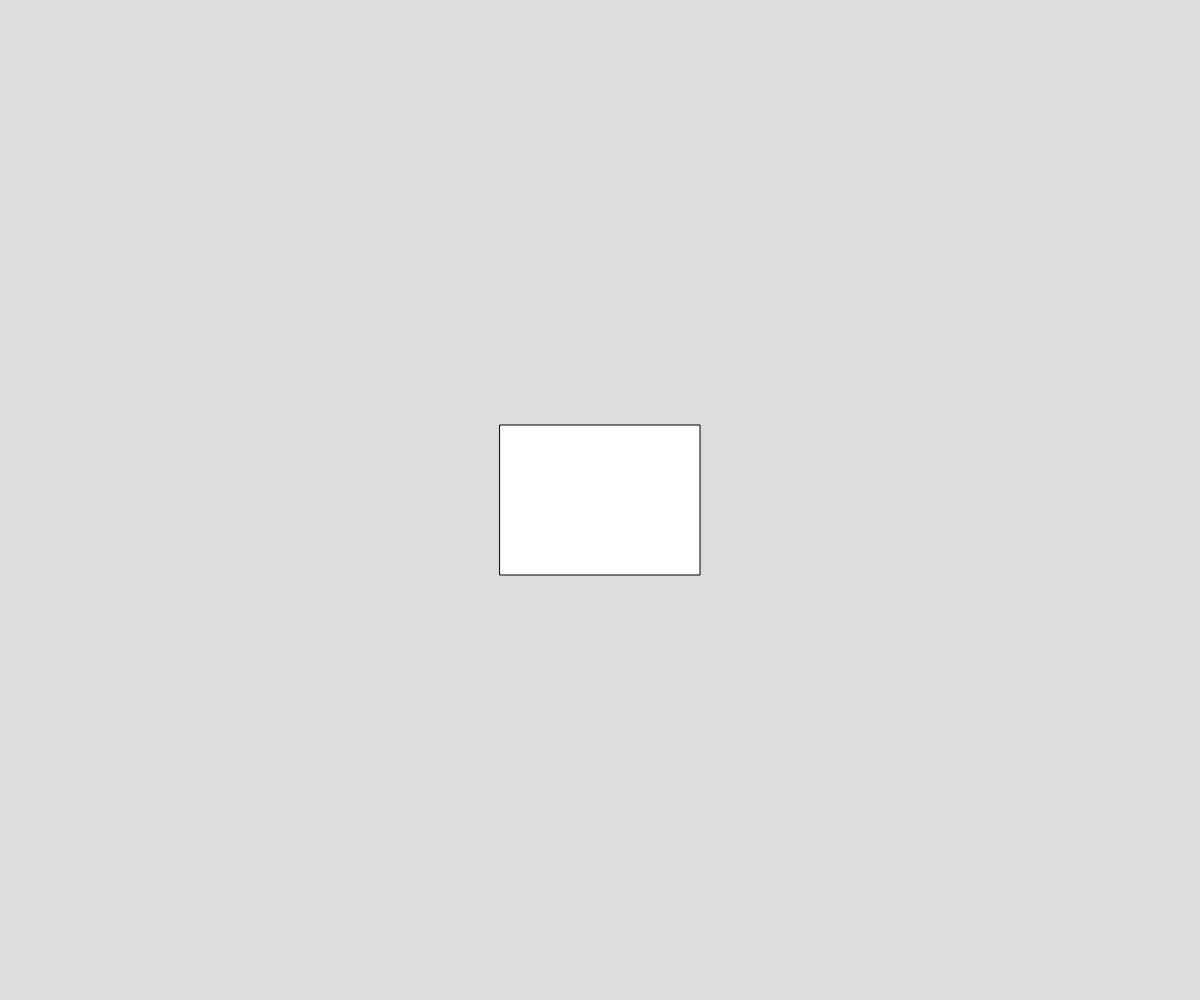
Frame 1 (no input)
Frame 60 (no input): identical to frame 1, image omitted
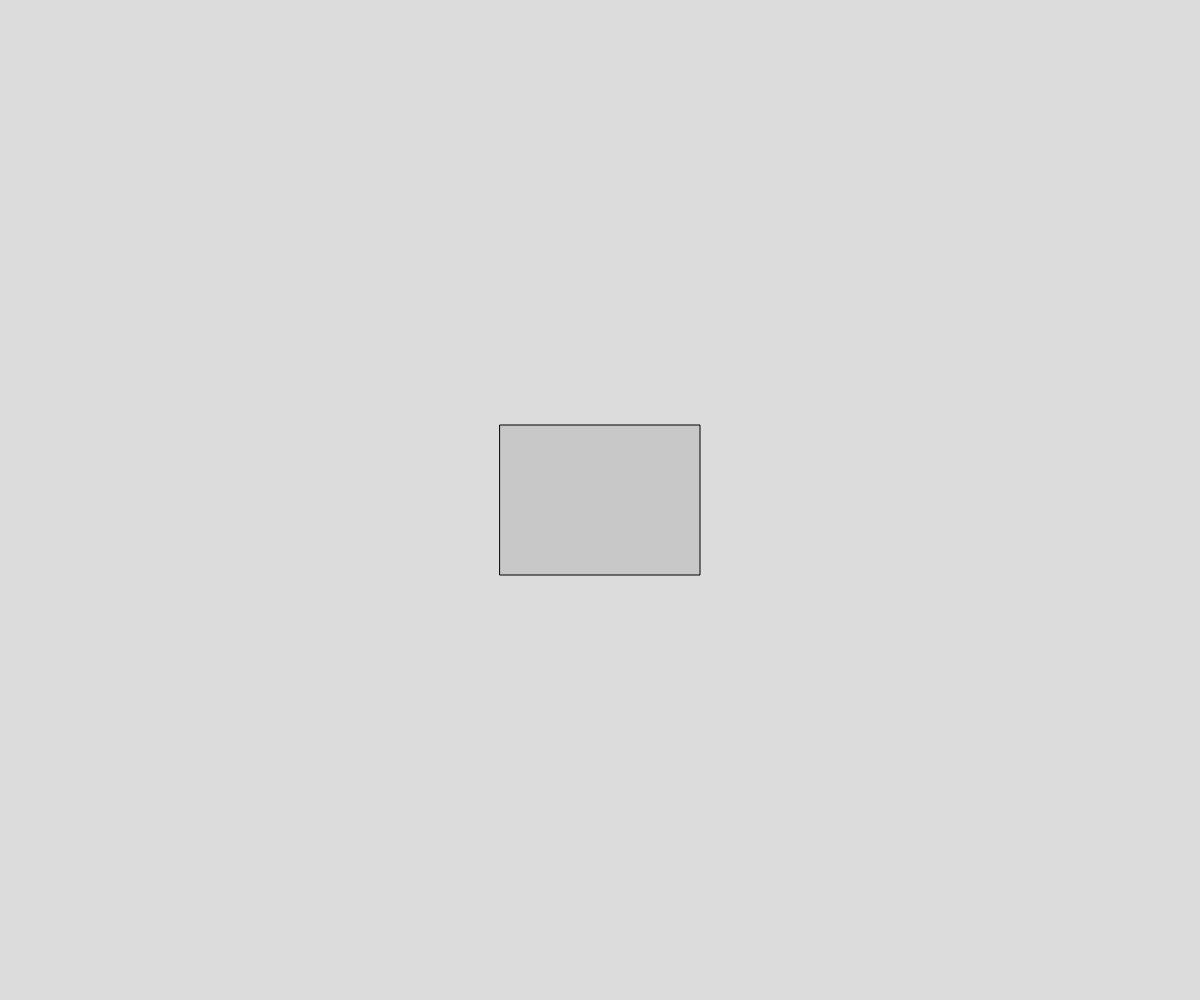
Frame 120 (the mouse pressed at the canvas centre since frame 60)

The p5.js sketch that drew these frames (run headless with seeded random() and noise() and a simulated clock; from frame 60 on, the mouse is pressed at the canvas centre):

// p5.js sketch
// ── sketch.js
// Project Title
// Your Name
// Date
//
// Extra for Experts:
// - describe what you did to take this project "above and beyond"

let xPosition = 75;
let rectWidth = 50;
let rectHeight = 50;
let xVelocity = 5;
let yPosition = 75;
let yVelocity = 5;
let gameState = "menu";
let buttonWidth = 200;
let buttonHeight = 150;
let color;

function setup() {
  createCanvas(windowWidth, windowHeight);
  rectMode(CENTER);
  color = 255;
}

function draw() {
  background(220);
  drawButton();
  if (gameState === "game") {
    rectMode(CORNER);
    bounceAround();
    drawRectangle();
  }
}

function bounceAround() {

  if (xPosition >= width - rectWidth) {
    xVelocity *= -1;
    xPosition = width - rectWidth;
  }
  if (xPosition <= 0) {
    xVelocity *= -1;
    xPosition = 0;
  }
  if (yPosition >= height - rectHeight) {
    yVelocity *= -1;
    yPosition = height - rectHeight;
  }
  if (yPosition <= 0) {
    yVelocity *= -1;
    yPosition = 0;
  }
}

function drawRectangle() {
  stroke(0);
  fill(0);
  xPosition += xVelocity;
  yPosition += yVelocity;
  rect(xPosition, yPosition, rectWidth, rectHeight);
}

function drawButton() {
  if (mouseX <= width/2 + buttonWidth/2 && mouseX >= width/2 - buttonWidth/2 && mouseY >= height/2 - buttonHeight / 2 && mouseY <= height/2 + buttonHeight / 2) {
    color = 200;
  }
  else {
    color = 255;
  }
  if (gameState === "menu") {
    fill(color);
    rect(width/2, height/2, buttonWidth, buttonHeight);
  }
}

function mouseClicked() {
  if (mouseX <= width/2 + buttonWidth/2 && mouseX >= width/2 - buttonWidth/2 && mouseY >= height/2 - buttonHeight / 2 && mouseY <= height/2 + buttonHeight / 2) {
    gameState = "game";
  }
}
